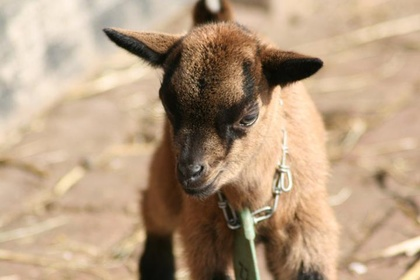
%> input picture Code/matlab/SS/samplepics/3.jpg, 420 x 280 px, shrunk from 720 x 480 before the run
$ octave SIM_demo.m   (GNU Octave 9; MATLAB toolbox functions it lacks are replaced by stand-ins)
%> lines starting %> are read from the running program, lines starting %| are printed output that depends on the picture
### Code/matlab/SIM/rgb2opponent.m
function opp_img = rgb2opponent(img, gamma, srgb_flag)
% Converts rgb values into opponent color values.
%
% outputs:
%   opp_img: opponent image
%
% inputs:
%   img: s/rgb image with values between 0 and 255 or between 0 and 1
%   gamma: gamma value for gamma correction
%   srgb_flag: 0 if img is rgb; 1 if img is srgb

img = double(img);

% normalise RGB values if necessary:
if max(img(:)) > 1
    img = img/255;
end

if srgb_flag
    % perform gamma correction:
    img_sRGB_temp1 = (img/12.92).*(img <= 0.04045);
    img_sRGB_temp2 = (((img + 0.055)/1.055).^gamma).*(img > 0.04045);
    img_sRGB       = img_sRGB_temp1 + img_sRGB_temp2;

    R = img_sRGB(:,:,1);
    G = img_sRGB(:,:,2);
    B = img_sRGB(:,:,3);
else
    R = img(:,:,1);
    G = img(:,:,2);
    B = img(:,:,3);
end

% We assume white light. Therefore, we use the simplified version of
% opponent color transform
O1 = R-G;
O2 = R+G-2*B;
O3 = R+G+B;

O13 = O1./O3;
O23 = O2./O3;

O13(isnan(O13)) = 0;
O23(isnan(O23)) = 0;

opp_img(:,:,1) = O13;
opp_img(:,:,2) = O23;
opp_img(:,:,3) = O3;

### Code/matlab/SIM/DWT.m
function [w c] = DWT(image, wlev)
% Implementation of Mallate Discrete Wavelet Transform.
%
% outputs:
%   w: cell array of length wlev, containing wavelet planes in 3
%   orientations.
%   c: cell array of length c, containing residual planes.
%
% inputs:
%   image: input image to be decomposed.
%   wlev: # of wavelet levels.

% pad image so that dimensions are powers of 2:
image = add_padding(image);

% Defined 1D Gabor-like filter:
h = [1./16.,1./4.,3./8.,1./4.,1./16.];

energy = sum(h);
inv_energy = 1/energy;
h = h*inv_energy;
w = cell(wlev,1);
c = cell(wlev,1);

for s = 1:wlev
    img_dim = size(image,1);
    orig_image = image;
    inv_sum = 1/sum(h);

    % decimate image along horizontal direction
    prod = symmetric_filtering(image, h)*inv_sum;          % blur
    HF = prod;
    tmp_prod = zeros(size(prod));
    tmp_prod(:,1:2:img_dim) = prod(:,1:2:img_dim);         % downsample

    tmp_prod2 = symmetric_filtering(tmp_prod, h)*inv_sum;  % blur downsampled image horizontally
    GF = image - 2*tmp_prod2;                              % horizontal frequency info

    % decimate image along vertical direction
    prod = symmetric_filtering(HF, h')*inv_sum;            % blur
    HHF = prod;
    tmp_prod = zeros(size(prod));
    tmp_prod(1:2:img_dim,:) = prod(1:2:img_dim,:);         % downsample

    tmp_prod2 = symmetric_filtering(tmp_prod, h')*inv_sum; % blur downsampled image vertically
    GHF = HF - 2*tmp_prod2;                                % vertical wavelet plane

    % decimate GF along vertical direction
    prod = symmetric_filtering(GF, h')*inv_sum;            % blur
    tmp_prod = zeros(size(prod));
    tmp_prod(1:2:img_dim,:) = prod(1:2:img_dim,:);         % downsample

    HGF = 2*symmetric_filtering(tmp_prod, h')*inv_sum;     % horizontal wavelet plane

    % save horizontal and vertical wavelet planes:
    w{s,1}(:,:,1) = HGF;
    w{s,1}(:,:,2) = GHF;

    % Downsample residual image, HHF:
    HHF = HHF(1:2:img_dim,1:2:img_dim);

    % save residual
    C      = HHF;
    c{s,1} = C;

    % upsample residual image:
    HHF = upsample(upsample(HHF,2)',2)';

    % blur with vertical filter:
    image = 2*symmetric_filtering(HHF, h')*inv_sum;

    % blur with horizontal filter:
    image = 2*symmetric_filtering(image, h)*inv_sum;

    % Create and save wavelet plane:
    DF = orig_image - (image + HGF + GHF);
    w{s,1}(:,:,3) = DF;

    % Downsample residual image:
    image = HHF(1:2:img_dim,1:2:img_dim);

end

end

function image_padded = add_padding(image)
% Pads image so that dimensions are powers of 2.
%
% outputs:
%   image_padded: padded image.
%
% inputs:
%   image: input image.

[height width] = size(image);

% pad image when dimensions are not powers of 2/equal to each other:
nearest_pow = 2^ceil(log2(max(width,height)));
image_padded = zeros(nearest_pow);
image_padded(1:height,1:width) = image;
image_padding = nearest_pow - [height width];

% pad right extreme:
if image_padding(2) < width
    image_padded(1:height,(width + 1):end) = fliplr(image(:,(end-image_padding(2)):(end - 1)));

% deal with padding when >= image
else
    extra_padding = image_padding(2) - width + 2;
    if(extra_padding <= width)
        image_extra_padded = fliplr([fliplr(image(:,2:extra_padding)), image(:,1:(width-1))]);
        image_padded(1:height,(width+1):end) = image_extra_padded;
    end
end

% pad bottom extreme:
if image_padding(1) < height
    image_padded((height+1):end,:) = flipud(image_padded((height-image_padding(1)):(height - 1),:));

% deal with padding when >= image
else
    extra_padding = image_padding(1) - height + 2;
    image_extra_padded = flipud([flipud(image_padded(2:extra_padding,:)); image_padded(1:(height-1),:)]);
    image_padded((height+1):end,:) = image_extra_padded;
end

end

### Code/matlab/SIM/symmetric_filtering.m
function b = symmetric_filtering(a, h)
% Filter a with h, using symmetric filtering at the edges, where extreme
% edges are not mirrored.
%
% outputs:
%   b: filtered matrix
%
% inputs:
%   a: input matrix
%   h: filter

% Extent of padding is half radius of filter:
pad_sz = floor(length(h)/2);

a_padded = mirroring(a, pad_sz);                  % pad edges
b_padded = imfilter(a_padded, h, 'replicate');    % filter padded matrix
b        = b_padded((pad_sz + 1):(end - pad_sz),(pad_sz + 1):(end - pad_sz)); % remove padding

end

function mc = mirroring(w,n)
% Mirrors edges of the wavelet plane as a form of edge padding.
%
% outputs:
%   mc: padded wavelet plane
%
% inputs:
%   w: wavelet plane
%   n: extent of padding

[i j] = size(w);
A     = flipud(w(2:(2+n-1),:));    % top padding
B     = flipud(w(i-n:i-1,:));      % bottom padding
mc    = [A;w;B];                   % add padding

A  = fliplr(mc(:,2:(2+n-1)));      % left padding
B  = fliplr(mc(:,j-n:j-1));        % right padding
mc = [A mc B];                     % add padding

end

### Code/matlab/SIM/SIM.m
function smap = SIM(img, window_sizes, wlev, gamma, srgb_flag)
% returns saliency map for image
%
% outputs:
%   smap: saliency map for image
%
% inputs:
%   img: input image
%   window sizes: window sizes for computing relative contrast; suggested
%   value of [13 26]
%   wlev: # of wavelet levels
%   gamma: gamma value for gamma correction
%   srgb_flag: 0 if img is rgb; 1 if img is srgb

% convert opponent colour space of colour images:
opp_img = rgb2opponent(img, gamma, srgb_flag);

% generate saliency for each channel:
rec(:,:,1) = SIM_per_channel(opp_img(:,:,1),wlev,'colour',window_sizes);
rec(:,:,2) = SIM_per_channel(opp_img(:,:,2),wlev,'colour',window_sizes);
rec(:,:,3) = SIM_per_channel(opp_img(:,:,3),wlev,'intensity',window_sizes);

% combine channels:
s_map = sqrt(sum(rec.^2,3));

% normalise:
map_max = max(s_map(:));
map_min = min(s_map(:));
smap    = floor(255*(s_map - map_min)/(map_max - map_min));

end

function rec = SIM_per_channel(channel,wlev,mode,window_sizes)
% returns saliency map for channel
%
% outputs:
%   rec: saliency map for channel
%
% inputs:
%   channel: opponent colour channel for which saliency map will be computed
%   wlev: # of wavelet levels
%   mode: type of channel i.e. colour or intensity
%   window sizes: window sizes for computing relative contrast; suggested
%   value of [13 26]

channel = double(channel);
[w wc]  = DWT(channel,wlev);

% for each scale:
for s = 1:wlev
    % for horizontal, vertical and diagonal orientations:
    for orientation = 1:3

    	% retrieve wavelet plane:
        ws = w{s,1}(:,:,orientation);

    	% calculate center-surround responses:
        Zctr = relative_contrast(ws,orientation, window_sizes);

        % return alpha values:
        alpha = generate_csf(Zctr, s, mode);

        % save alpha value:
        wp{s,1}(:,:,orientation) = alpha;
    end

    % set residual data to zero:
    wc{s,1} = ones(size(alpha/2,1)/2,size(alpha/2,2)/2);
end

% reconstruct the image using inverse wavelet transform:
rec = IDWT(wp,wc,size(channel,2),size(channel,1));

% normalization:
if sum(rec(:)) > 0
    rec = rec./sum(rec(:));
end

end

% [54 lines left out: function relative_contrast, not called in this run]

### Code/matlab/SIM/IDWT.m
function rec = IDWT(w, c, width, height)
% Implementation of Mallate Inverse Discrete Wavelet Transform.
%
% outputs:
%   rec: reconstructed image.
%
% inputs:
%   w: cell array of length wlev, containing wavelet planes in 3
%   orientations.
%   c: cell array of length c, containing residual planes.
%   width: width of image to be reconstructed.
%   height: height of image to be reconstructed.

h       = [1/16, 1/4, 3/8, 1/4, 1/16];  % Gabor-like file used in DWT
inv_sum = 1/sum(h);
wlev    = length(c);
image   = c{wlev,1};

for s = wlev:-1:1

    % upsample last residual:
    image = upsample(upsample(image,2)',2)';

    % blur vertically with filter:
    prod = 2*symmetric_filtering(image, h')*inv_sum;

    % blur horizontally with filter:
    prod = 2*symmetric_filtering(prod, h)*inv_sum;

    % add wavelet plane information to blurred residual:
    image = prod + w{s,1}(:,:,1) + w{s,1}(:,:,2) + w{s,1}(:,:,3);

end

% remove padding:
rec = image(1:height, 1:width);

### Code/matlab/SIM/SIM_demo.m
% Demo script for SIM (Saliency by Induction Mechanisms).
% Run to display saliency map for input image "3.jpg"

filename     = '3.jpg';
img          = double(imread(filename));
[m n p]      = size(img);
%> m = 280; n = 420; p = 3
window_sizes = [13 26];                          % window sizes for computing center-surround contrast
wlev         = min([7,floor(log2(min([m n])))]); % number of wavelet planes
%> wlev = 7
gamma        = 2.4;                              % gamma value for gamma correction
srgb_flag    = 1;                                % 0 if img is rgb; 1 if img is srgb

% get saliency map:
smap = SIM(img, window_sizes, wlev, gamma, srgb_flag);
%> in rgb2opponent, `opp_img(:,:,3) = O3;`:
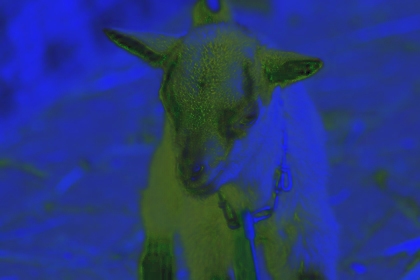
%> opp_img: size 280x420x3 double; mean R, G, B 0.152, 0.388, 1.22; drawn with min black and max white
%> in add_padding, `image_padded(1:height,(width + 1):end) = fliplr(image(:,(end-image_pad..`:
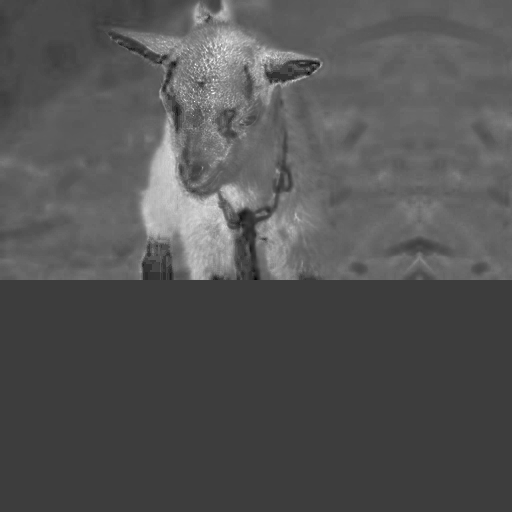
%> image_padded: size 512x512 double; min -0.222, max 0.694, mean 0.0815; drawn with min black and max white
%> after the loop in DWT, `for s = 1:wlev`: c = 7 items; tmp_prod = [-0.0238 -0.0292 -0.0174 0.0528 0.0356 -0.0175 -0.00983 -0.00505; 0 0 0 0 0 0 0 0; -0.0249 -0.0288 -0.00198 0.0536 0.017 -0.015 -0.00968 -0.00542; 0 0 0 0 0 0 0 0; -0.0237 -0.0297 0.00185 0.0625 0.00735 -0.0119 -0.0137 -0.00915; 0 0 0 0 0 0 0 0; -0.0247 -0.029 0.00486 0.0565 0.00693 -0.0131 -0.0106 -0.00651; 0 0 0 0 0 0 0 0]; w = 7 items
%> in IDWT, `wlev    = length(c);`: wlev = 7
%> in IDWT, `image   = c{wlev,1};`: image = [1 1 1 1; 1 1 1 1; 1 1 1 1; 1 1 1 1]
%> the loop in IDWT, `for s = wlev:-1:1` made 7 passes
%> s on passes 1, 2, 3, 5, 6, 7: 7, 6, 5, 3, 2, 1
%> in add_padding (call 2), `image_padded(1:height,(width + 1):end) = fliplr(image(:,(end-image_pad..`:
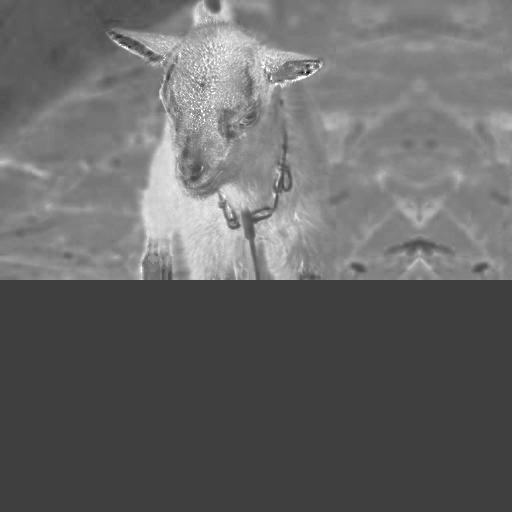
%> image_padded: size 512x512 double; min -0.333, max 1, mean 0.21; drawn with min black and max white
%> the loop in DWT (call 2), `for s = 1:wlev` made 7 passes
%> pass 1, in symmetric_filtering (call 71), `b_padded = imfilter(a_padded, h, 'replicate');`:
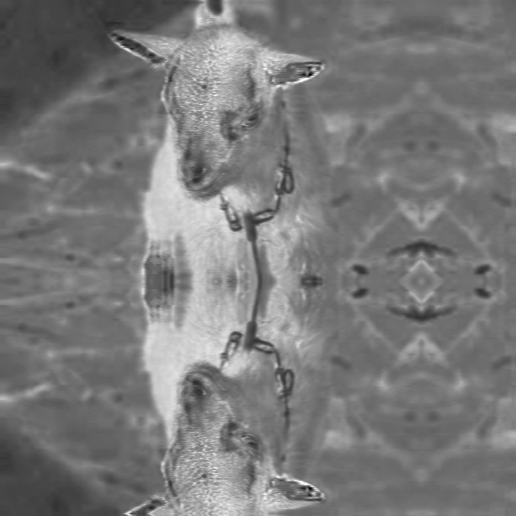
%> b_padded: size 516x516 double; min -0.162, max 0.996, mean 0.389; drawn with min black and max white
%> call 2 of IDWT, with width = 420, height = 280
%> the loop in IDWT (call 2), `for s = wlev:-1:1` made 7 passes
%> in IDWT (call 2), `rec = image(1:height, 1:width);`:
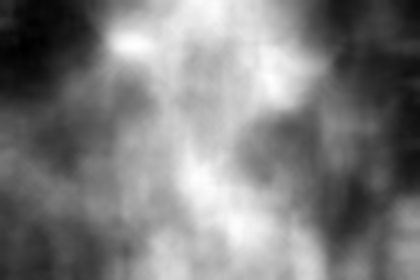
%> rec: size 280x420 double; min 12.18, max 33.51, mean 22.7; drawn with min black and max white
%> in add_padding (call 3), `image_padded(1:height,(width + 1):end) = fliplr(image(:,(end-image_pad..`:
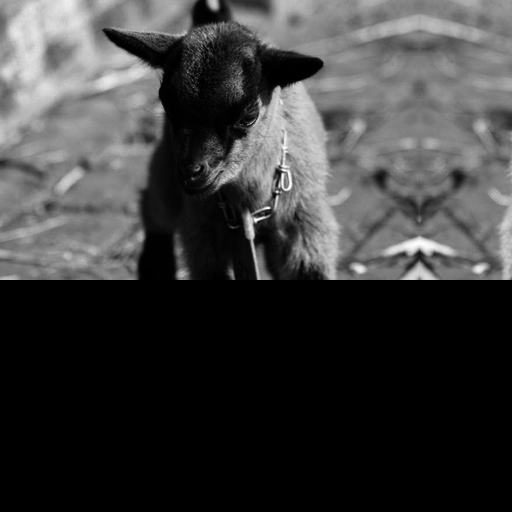
%> image_padded: size 512x512 double; min 0, max 2.85, mean 0.683; drawn with min black and max white
%> the loop in DWT (call 3), `for s = 1:wlev` made 7 passes
%> pass 1, in mirroring (call 141), `mc = [A mc B];`:
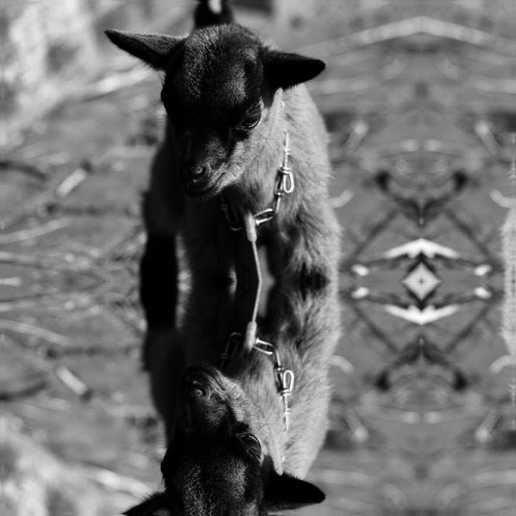
%> mc: size 516x516 double; min 0.00304, max 2.85, mean 1.23; drawn with min black and max white
%> in SIM, `map_max = max(s_map(:));`: map_max = 2.19e-05

% display saliency map:
figure; subplot(1,2,1); imshow(uint8(img));
subplot(1,2,2); imshow(smap,[]);

$ run again, with Code/matlab/SS/samplepics/1.jpg copied over Code/matlab/SS/samplepics/3.jpg
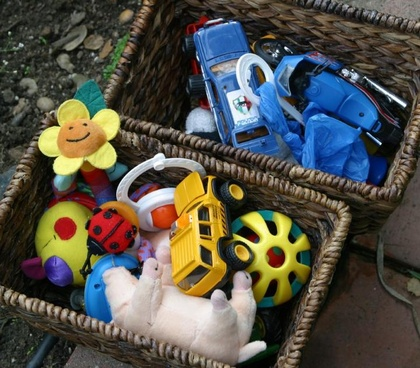
%> input picture Code/matlab/SS/samplepics/1.jpg, 420 x 368 px, shrunk from 720 x 630 before the run
%> after the loop in DWT, `for s = 1:wlev`: c = 7 items; tmp_prod = [-0.0318 -0.0228 0.032 0.0361 -0.0298 -0.0254 0.015 0.0215; 0 0 0 0 0 0 0 0; -0.0426 -0.00236 0.0452 0.0325 -0.0316 -0.0418 0.00923 0.0204; 0 0 0 0 0 0 0 0; -0.0402 -0.00769 0.04 0.032 -0.0336 -0.0217 0.00628 0.00965; 0 0 0 0 0 0 0 0; -0.0256 -0.0188 0.0185 0.0292 -0.0415 -0.00583 0.0218 0.0189; 0 0 0 0 0 0 0 0]; w = 7 items
%> in IDWT, `wlev    = length(c);`: wlev = 7
%> image = [1 1 1 1; 1 1 1 1; 1 1 1 1; 1 1 1 1]
%> the loop in IDWT, `for s = wlev:-1:1` made 7 passes
%> s on passes 1, 2, 3, 5, 6, 7: 7, 6, 5, 3, 2, 1
%> the loop in DWT (call 2), `for s = 1:wlev` made 7 passes
%> pass 1, in mirroring (call 71), `mc = [A mc B];`:
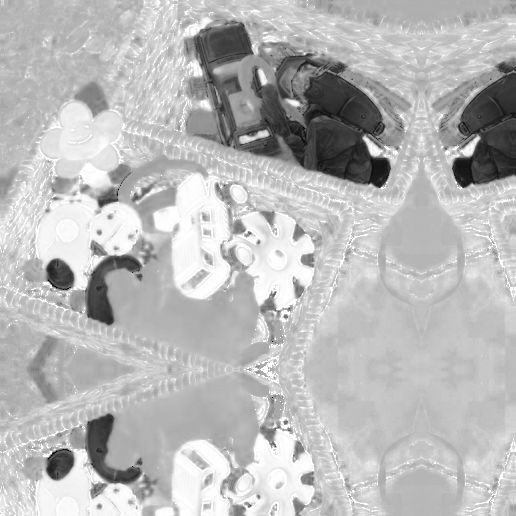
%> mc: size 516x516 double; min -2, max 1, mean 0.184; drawn with min black and max white
%> the loop in IDWT (call 2), `for s = wlev:-1:1` made 7 passes
%> the loop in DWT (call 3), `for s = 1:wlev` made 7 passes
%> pass 1, in mirroring (call 141), `mc = [A mc B];`:
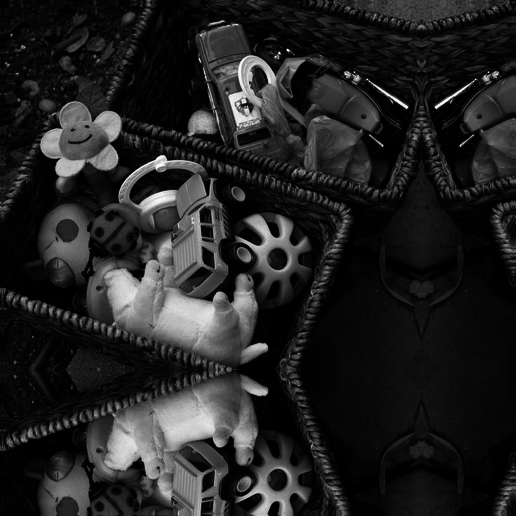
%> mc: size 516x516 double; min 0, max 2.99, mean 0.412; drawn with min black and max white
%> map_max = 1.64e-05

$ run again, with Code/matlab/SS/samplepics/4.jpg copied over Code/matlab/SS/samplepics/3.jpg
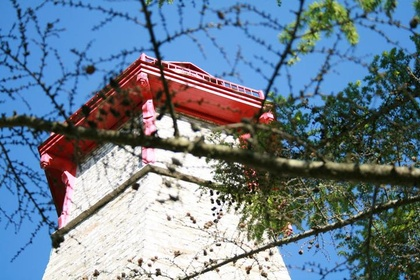
%> input picture Code/matlab/SS/samplepics/4.jpg, 420 x 280 px, shrunk from 720 x 480 before the run
%> after the loop in DWT, `for s = 1:wlev`: c = 7 items; tmp_prod = [-0.0696 -0.0353 0.0567 0.0854 0.0079 -0.0448 -0.0275 -0.0152; 0 0 0 0 0 0 0 0; -0.107 -0.00824 0.059 0.0815 0.026 -0.0537 -0.0394 -0.0235; 0 0 0 0 0 0 0 0; -0.0941 0.0125 0.0384 0.042 0.0333 -0.0317 -0.0355 -0.0238; 0 0 0 0 0 0 0 0; -0.113 0.00977 0.051 0.0644 0.0341 -0.0483 -0.0413 -0.0259; 0 0 0 0 0 0 0 0]; w = 7 items
%> in IDWT, `wlev    = length(c);`: wlev = 7
%> image = [1 1 1 1; 1 1 1 1; 1 1 1 1; 1 1 1 1]
%> the loop in IDWT, `for s = wlev:-1:1` made 7 passes
%> s on passes 1, 2, 3, 5, 6, 7: 7, 6, 5, 3, 2, 1
%> the loop in DWT (call 2), `for s = 1:wlev` made 7 passes
%> pass 1, in symmetric_filtering (call 71), `b        = b_padded((pad_sz + 1):(end - pad_sz),(pad_sz + 1):(end - pa..`:
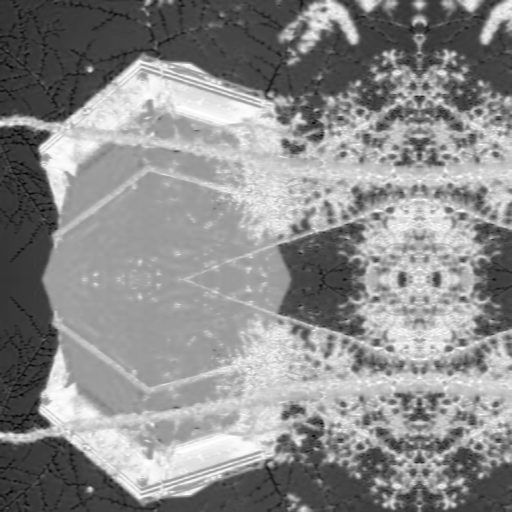
%> b: size 512x512 double; min -1.51, max 1, mean -0.138; drawn with min black and max white
%> the loop in IDWT (call 2), `for s = wlev:-1:1` made 7 passes
%> the loop in DWT (call 3), `for s = 1:wlev` made 7 passes
%> pass 1, in mirroring (call 141), `mc = [A mc B];`:
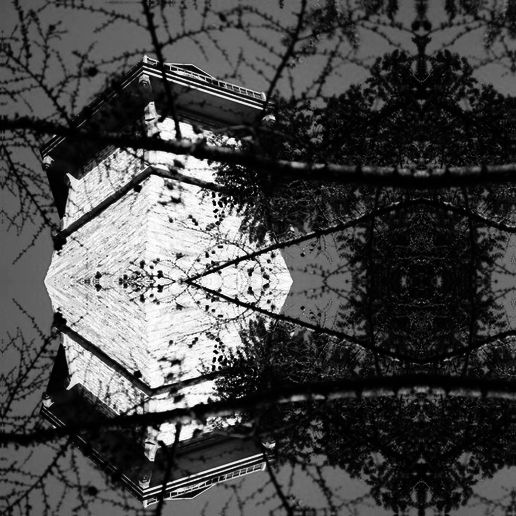
%> mc: size 516x516 double; min 0.00212, max 3, mean 0.847; drawn with min black and max white
%> map_max = 2.17e-05

$ run again, with Code/matlab/SS/samplepics/5.jpg copied over Code/matlab/SS/samplepics/3.jpg
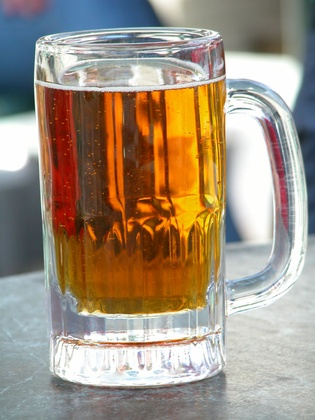
%> input picture Code/matlab/SS/samplepics/5.jpg, 315 x 420 px, shrunk from 600 x 800 before the run
%> after the loop in DWT, `for s = 1:wlev`: c = 7 items; tmp_prod = [-0.0791 -0.00306 0.0366 0.0556 -0.0189 -0.0702 0.000768 0.0773; 0 0 0 0 0 0 0 0; -0.182 0.0157 0.138 0.0865 -0.085 -0.139 -0.0294 0.208; 0 0 0 0 0 0 0 0; -0.194 -0.000244 0.174 0.085 -0.101 -0.128 -0.0455 0.227; 0 0 0 0 0 0 0 0; -0.0697 -0.0106 0.0597 0.0293 -0.0277 -0.0335 -0.0145 0.0645; 0 0 0 0 0 0 0 0]; w = 7 items
%> in IDWT, `wlev    = length(c);`: wlev = 7
%> image = [1 1 1 1; 1 1 1 1; 1 1 1 1; 1 1 1 1]
%> the loop in IDWT, `for s = wlev:-1:1` made 7 passes
%> s on passes 1, 2, 3, 5, 6, 7: 7, 6, 5, 3, 2, 1
%> the loop in IDWT (call 2), `for s = wlev:-1:1` made 7 passes
%> the loop in DWT (call 3), `for s = 1:wlev` made 7 passes
%> pass 1, in mirroring (call 141), `mc = [A mc B];`:
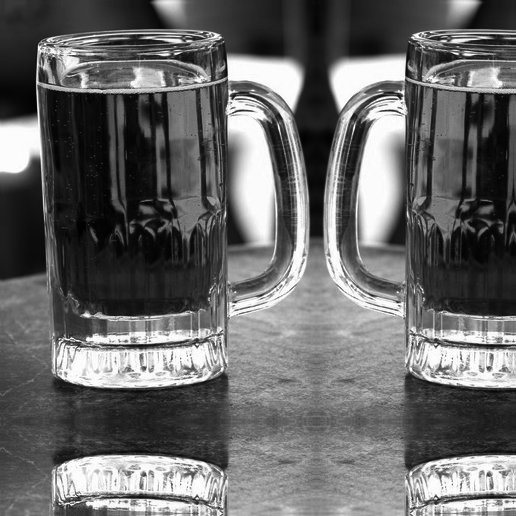
%> mc: size 516x516 double; min 0.0277, max 3, mean 1.24; drawn with min black and max white
%> map_max = 1.85e-05
